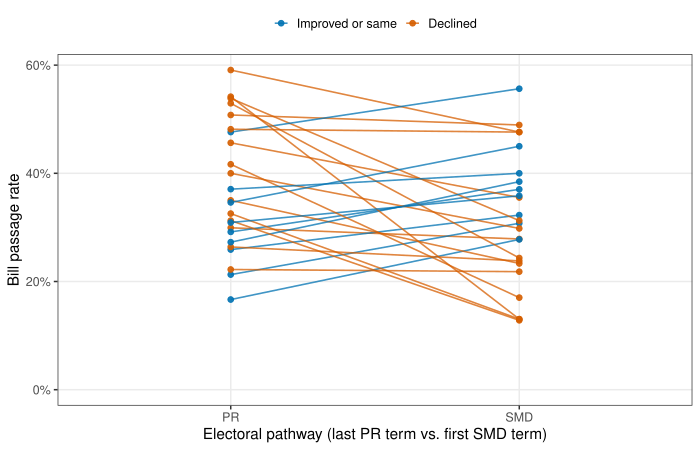

Recreate this plot in R.
# fig_4.R - Within-person passage rate changes for women who switched from PR to SMD
# Uses base pdf() device instead of cairo (cairo unavailable on this R install).

suppressPackageStartupMessages({
  library(arrow)
  library(dplyr)
  library(ggplot2)
  library(tidyr)
})

data_dir <- Sys.getenv("KBL_DATA")
out_path <- "articles/figures/2026-04-01_r6/fig_4.pdf"

dir.create(dirname(out_path), showWarnings = FALSE, recursive = TRUE)

okabe_ito <- c("#E69F00", "#56B4E9", "#009E73", "#0072B2",
               "#D55E00", "#CC79A7", "#000000")

# --- Load members across assemblies 17-22 ----------------------------------
assemblies <- 17:22

members_list <- lapply(assemblies, function(a) {
  f <- file.path(data_dir, paste0("members_", a, ".parquet"))
  df <- as.data.frame(read_parquet(f))
  keep_cols <- intersect(
    c("mona_cd", "member_name", "sex", "age", "election_type", "party"),
    names(df)
  )
  df <- df[, keep_cols, drop = FALSE]
  if (!"age" %in% names(df)) df$age <- a
  df
})
members <- bind_rows(members_list)

# Women only, standardize pathway
women <- members %>%
  filter(sex == "\uc5ec") %>%
  mutate(pathway = case_when(
    election_type == "\ube44\ub840\ub300\ud45c" ~ "PR",
    election_type == "\uc9c0\uc5ed\uad6c"     ~ "SMD",
    TRUE ~ NA_character_
  )) %>%
  filter(!is.na(pathway)) %>%
  select(mona_cd, member_name, age, pathway) %>%
  distinct()

# Identify switchers: PR at least once, then SMD in a later assembly
switcher_ids <- women %>%
  group_by(mona_cd) %>%
  arrange(age, .by_group = TRUE) %>%
  summarise(
    first_pr  = suppressWarnings(min(age[pathway == "PR"],  na.rm = TRUE)),
    last_pr   = suppressWarnings(max(age[pathway == "PR"],  na.rm = TRUE)),
    first_smd = suppressWarnings(min(age[pathway == "SMD"], na.rm = TRUE)),
    .groups = "drop"
  ) %>%
  filter(is.finite(last_pr), is.finite(first_smd), first_smd > last_pr) %>%
  pull(mona_cd)

# --- Load bills and compute per-(member, assembly) passage rates -----------
bill_rates_list <- lapply(assemblies, function(a) {
  f <- file.path(data_dir, paste0("master_bills_", a, ".parquet"))
  df <- as.data.frame(read_parquet(
    f,
    col_select = c("rst_mona_cd", "age", "ppsr_kind", "passed")
  ))
  df %>%
    filter(ppsr_kind == "\uc758\uc6d0",
           !is.na(rst_mona_cd), rst_mona_cd != "",
           !is.na(passed)) %>%
    group_by(mona_cd = rst_mona_cd, age) %>%
    summarise(n_bills = n(),
              passed  = sum(passed, na.rm = TRUE),
              .groups = "drop") %>%
    mutate(passage_rate = passed / n_bills)
})
bill_rates <- bind_rows(bill_rates_list)

# Keep switchers with computable rates
sw <- women %>%
  filter(mona_cd %in% switcher_ids) %>%
  inner_join(bill_rates, by = c("mona_cd", "age")) %>%
  filter(n_bills >= 1)

# For each switcher, take the last PR term and the first SMD term (after PR)
pr_last <- sw %>%
  filter(pathway == "PR") %>%
  group_by(mona_cd, member_name) %>%
  slice_max(age, n = 1, with_ties = FALSE) %>%
  ungroup() %>%
  select(mona_cd, member_name,
         pr_age = age, pr_rate = passage_rate, pr_n = n_bills)

smd_first <- sw %>%
  filter(pathway == "SMD") %>%
  inner_join(pr_last %>% select(mona_cd, pr_age), by = "mona_cd") %>%
  filter(age > pr_age) %>%
  group_by(mona_cd) %>%
  slice_min(age, n = 1, with_ties = FALSE) %>%
  ungroup() %>%
  select(mona_cd,
         smd_age = age, smd_rate = passage_rate, smd_n = n_bills)

pairs_df <- pr_last %>%
  inner_join(smd_first, by = "mona_cd") %>%
  mutate(delta = smd_rate - pr_rate,
         declined = delta < 0)

n_switch   <- nrow(pairs_df)
n_declined <- sum(pairs_df$declined, na.rm = TRUE)
mean_delta <- mean(pairs_df$delta, na.rm = TRUE)

cat("Switchers plotted:", n_switch, "\n")
cat("Declined:", n_declined, "\n")
cat("Mean PR passage rate:",  round(mean(pairs_df$pr_rate),  3), "\n")
cat("Mean SMD passage rate:", round(mean(pairs_df$smd_rate), 3), "\n")
cat("Mean paired diff:",      round(mean_delta, 3), "\n")

# --- Long form for plotting -------------------------------------------------
long_df <- pairs_df %>%
  select(mona_cd, member_name, declined, pr_rate, smd_rate) %>%
  pivot_longer(cols = c(pr_rate, smd_rate),
               names_to = "pathway", values_to = "rate") %>%
  mutate(pathway = factor(ifelse(pathway == "pr_rate", "PR", "SMD"),
                          levels = c("PR", "SMD")))

p <- ggplot(long_df,
            aes(x = pathway, y = rate,
                group = mona_cd, color = declined)) +
  geom_line(alpha = 0.75, linewidth = 0.55) +
  geom_point(size = 1.6, alpha = 0.9) +
  scale_color_manual(
    values = c(`TRUE` = okabe_ito[5], `FALSE` = okabe_ito[4]),
    labels = c(`TRUE` = "Declined", `FALSE` = "Improved or same"),
    name = NULL
  ) +
  scale_y_continuous(labels = scales::percent_format(accuracy = 1),
                     limits = c(0, NA)) +
  labs(x = "Electoral pathway (last PR term vs. first SMD term)",
       y = "Bill passage rate") +
  theme_bw(base_size = 11) +
  theme(panel.grid.minor = element_blank(),
        legend.position = "top",
        legend.key.size = grid::unit(0.8, "lines"))

# --- Save using base pdf() to avoid cairo dependency -----------------------
pdf(out_path, width = 7, height = 4.5, useDingbats = FALSE)
print(p)
invisible(dev.off())

cat("Wrote:", out_path, "\n")
